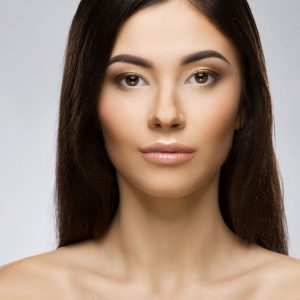
#> input picture face1.jpg, 300 x 300 px
$ python task1.py
#> lines starting #> are read from the running program, lines starting #| are printed output that depends on the picture; after the words box and inside, x2 and y2 are one past the last pixel; in counts of white or black regions, pixels touching at a corner belong together
from cv2 import imread, imshow,waitKey,destroyAllWindows
from cv2 import cvtColor,COLOR_RGB2GRAY,rectangle
from cv2 import CascadeClassifier

cascade = CascadeClassifier('Cascade.xml')
photo = imread('face1.jpg')
#> photo is the input picture: shape (300, 300, 3); mean B, G, R 118.7, 133, 154.9
photo_gray = cvtColor(photo,COLOR_RGB2GRAY)
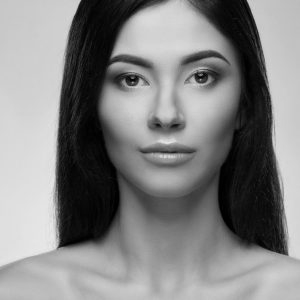
#> photo_gray: shape (300, 300); min 0, max 233, mean 131.2

face = cascade.detectMultiScale(photo_gray,1.1,3)
#> face = [[106, 155, 123, 123], [86, 16, 167, 167]]
"""
Narysowanie prostokątu na jednej twarzy
rectangle(photo_gray,(face[0][0],face[0][1]),(face[0][0]+face[0][2],face[0][1]+face[0][3]),(255,0,0),3)

"""

for (x,y,w,h) in face:
    rectangle(photo_gray,(x,y),(x+w,y+h),(255,0,0),4)
#> this loop made 2 passes
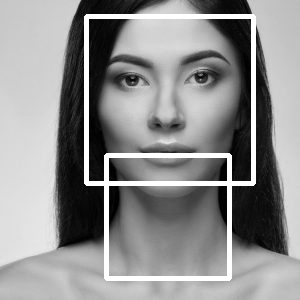
#> photo_gray: shape (300, 300); 6.36% of pixels changed, all inside (x1, y1, x2, y2) = (84, 14, 256, 281)

imshow('GRAY',photo_gray)
waitKey(0)
destroyAllWindows()

$ run again, with face.jpg copied over face1.jpg
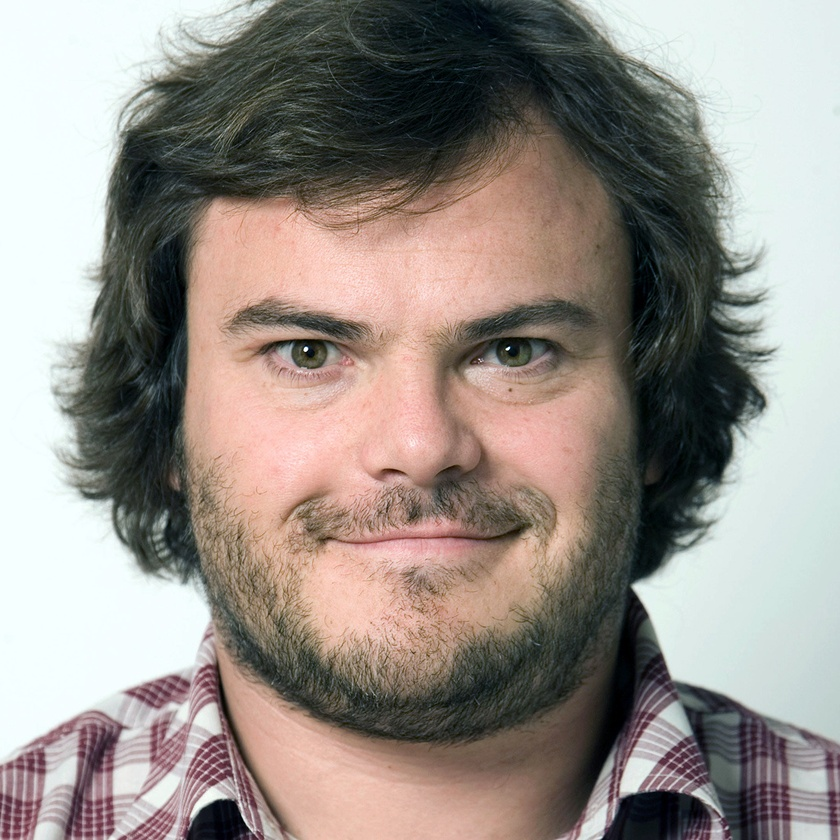
#> input picture face.jpg, 840 x 840 px, shrunk from 1024 x 1024 before the run
#> photo is the input picture: shape (840, 840, 3); mean B, G, R 136.4, 142.8, 150.8
#> `photo_gray = cvtColor(photo,COLOR_RGB2GRAY)`:
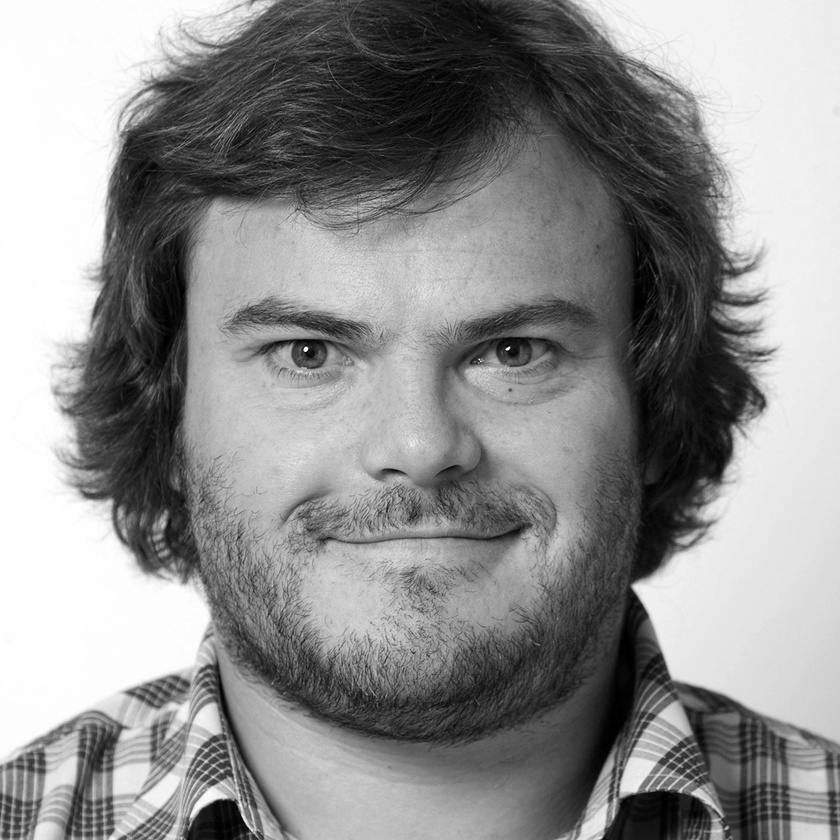
#> photo_gray: shape (840, 840); min 0, max 255, mean 141.8
#> face = [[147, 144, 534, 534]]
#> the loop `for (x,y,w,h) in face:` made 1 pass
#> after the loop `for (x,y,w,h) in face:`:
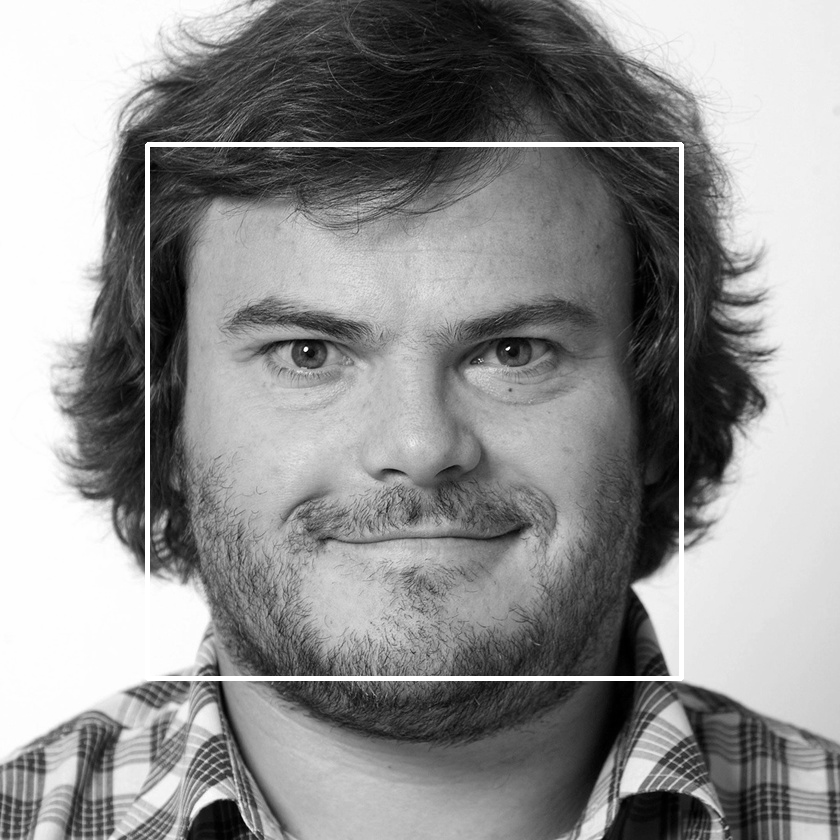
#> photo_gray: shape (840, 840); 1.51% of pixels changed, all inside (x1, y1, x2, y2) = (145, 142, 684, 681)

$ run again, with image.jpg copied over face1.jpg
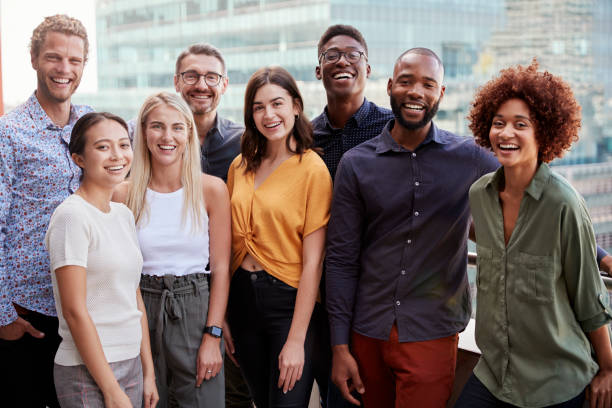
#> input picture image.jpg, 612 x 408 px
#> photo is the input picture: shape (408, 612, 3); mean B, G, R 109.5, 112.6, 126.8
#> `photo_gray = cvtColor(photo,COLOR_RGB2GRAY)`:
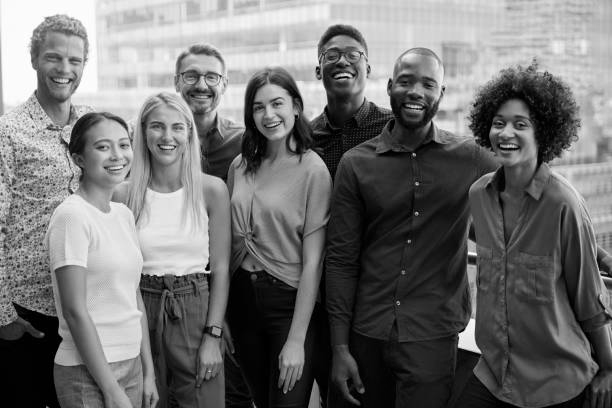
#> photo_gray: shape (408, 612); min 0, max 255, mean 113.3
#> face = [[34, 37, 57, 57], [175, 55, 54, 54], [247, 84, 54, 54], [140, 105, 56, 56], [87, 123, 57, 57], [479, 98, 64, 64], [556, 143, 50, 50], [387, 60, 58, 58], [89, 302, 57, 57], [310, 11, 64, 64]]
#> the loop `for (x,y,w,h) in face:` made 10 passes
#> after the loop `for (x,y,w,h) in face:`:
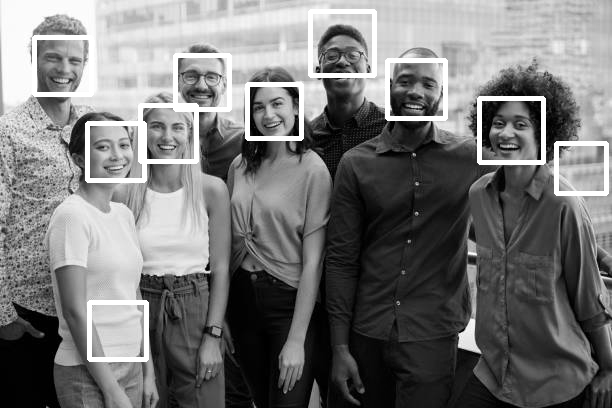
#> photo_gray: shape (408, 612); 4.46% of pixels changed, all inside (x1, y1, x2, y2) = (32, 9, 609, 362)
